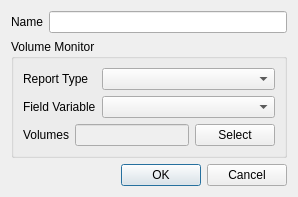
<?xml version="1.0" encoding="UTF-8"?>
<ui version="4.0">
 <class>VolumeDialog</class>
 <widget class="QDialog" name="VolumeDialog">
  <property name="geometry">
   <rect>
    <x>0</x>
    <y>0</y>
    <width>298</width>
    <height>192</height>
   </rect>
  </property>
  <property name="windowTitle">
   <string>Volume Monitor</string>
  </property>
  <layout class="QVBoxLayout" name="verticalLayout">
   <item>
    <widget class="QWidget" name="nameWidget" native="true">
     <layout class="QFormLayout" name="formLayout_8">
      <property name="leftMargin">
       <number>0</number>
      </property>
      <property name="topMargin">
       <number>0</number>
      </property>
      <property name="rightMargin">
       <number>0</number>
      </property>
      <property name="bottomMargin">
       <number>0</number>
      </property>
      <item row="0" column="0">
       <widget class="QLabel" name="label_1">
        <property name="text">
         <string>Name</string>
        </property>
       </widget>
      </item>
      <item row="0" column="1">
       <widget class="QLineEdit" name="name"/>
      </item>
     </layout>
    </widget>
   </item>
   <item>
    <widget class="QGroupBox" name="groupBox">
     <property name="title">
      <string>Volume Monitor</string>
     </property>
     <layout class="QVBoxLayout" name="verticalLayout_2">
      <item>
       <widget class="QWidget" name="properties" native="true">
        <layout class="QFormLayout" name="formLayout">
         <property name="leftMargin">
          <number>0</number>
         </property>
         <property name="topMargin">
          <number>0</number>
         </property>
         <property name="rightMargin">
          <number>0</number>
         </property>
         <property name="bottomMargin">
          <number>0</number>
         </property>
         <item row="0" column="0">
          <widget class="QLabel" name="label">
           <property name="text">
            <string>Report Type</string>
           </property>
          </widget>
         </item>
         <item row="0" column="1">
          <widget class="QComboBox" name="reportType"/>
         </item>
         <item row="1" column="0">
          <widget class="QLabel" name="label_2">
           <property name="text">
            <string>Field Variable</string>
           </property>
          </widget>
         </item>
         <item row="1" column="1">
          <widget class="QComboBox" name="fieldVariable"/>
         </item>
        </layout>
       </widget>
      </item>
      <item>
       <widget class="QWidget" name="widget" native="true">
        <layout class="QHBoxLayout" name="horizontalLayout_2">
         <property name="leftMargin">
          <number>0</number>
         </property>
         <property name="topMargin">
          <number>0</number>
         </property>
         <property name="rightMargin">
          <number>0</number>
         </property>
         <property name="bottomMargin">
          <number>0</number>
         </property>
         <item>
          <widget class="QLabel" name="label_3">
           <property name="text">
            <string>Volumes</string>
           </property>
          </widget>
         </item>
         <item>
          <widget class="QLineEdit" name="volume">
           <property name="enabled">
            <bool>false</bool>
           </property>
          </widget>
         </item>
         <item>
          <widget class="QPushButton" name="select">
           <property name="text">
            <string>Select</string>
           </property>
          </widget>
         </item>
        </layout>
       </widget>
      </item>
     </layout>
    </widget>
   </item>
   <item>
    <widget class="QDialogButtonBox" name="buttonBox">
     <property name="orientation">
      <enum>Qt::Horizontal</enum>
     </property>
     <property name="standardButtons">
      <set>QDialogButtonBox::Cancel|QDialogButtonBox::Ok</set>
     </property>
    </widget>
   </item>
  </layout>
 </widget>
 <resources/>
 <connections>
  <connection>
   <sender>buttonBox</sender>
   <signal>accepted()</signal>
   <receiver>VolumeDialog</receiver>
   <slot>accept()</slot>
   <hints>
    <hint type="sourcelabel">
     <x>248</x>
     <y>254</y>
    </hint>
    <hint type="destinationlabel">
     <x>157</x>
     <y>274</y>
    </hint>
   </hints>
  </connection>
  <connection>
   <sender>buttonBox</sender>
   <signal>rejected()</signal>
   <receiver>VolumeDialog</receiver>
   <slot>reject()</slot>
   <hints>
    <hint type="sourcelabel">
     <x>316</x>
     <y>260</y>
    </hint>
    <hint type="destinationlabel">
     <x>286</x>
     <y>274</y>
    </hint>
   </hints>
  </connection>
 </connections>
</ui>
